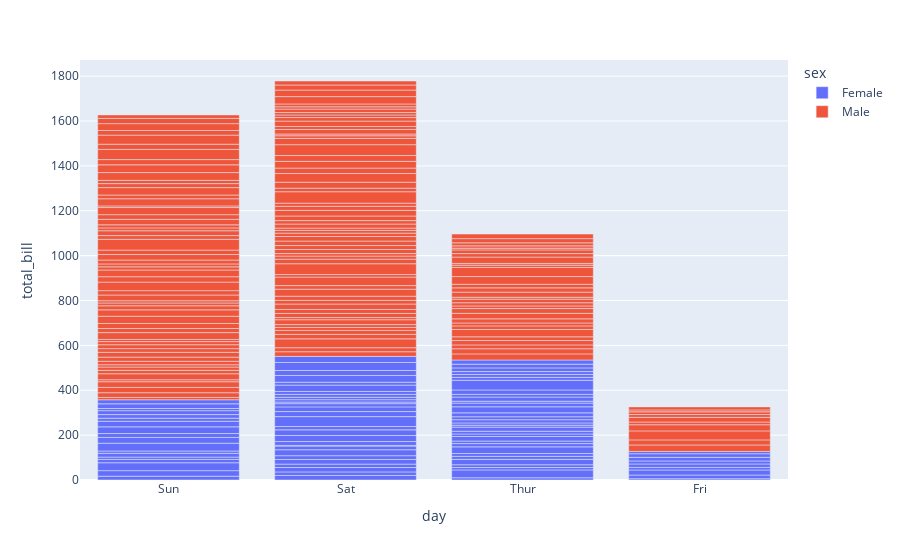

Write notebook code for a chart like this one.
### Code cell
df = px.data.tips()
px.bar(df, x='day', y='total_bill', color='sex')

### Figure 1 — Plotly figure (JSON) as saved in the notebook; plotly's stock layout.template omitted (floating-point values rounded to 4 significant figures; data arrays with more than 128 entries replaced by an {"elided": "..."} marker saying what was removed)
{"data": [{"hovertemplate": "sex=Female<br>day=%{x}<br>total_bill=%{y}<extra></extra>", "legendgroup": "Female", "marker": {"color": "#636efa", "pattern": {"shape": ""}}, "name": "Female", "orientation": "v", "showlegend": true, "textposition": "auto", "type": "bar", "x": ["Sun", "Sun", "Sun", "Sun", "Sun", "Sun", "Sat", "Sat", "Sat", "Sat", "Sat", "Sat", "Sun", "Sun", "Sat", "Sat", "Sat", "Sat", "Sat", "Sat", "Sat", "Thur", "Thur", "Fri", "Fri", "Fri", "Fri", "Fri", "Sat", "Sat", "Sat", "Sat", "Sat", "Sun", "Sun", "Thur", "Thur", "Thur", "Thur", "Thur", "Thur", "Thur", "Thur", "Thur", "Thur", "Thur", "Thur", "Thur", "Thur", "Thur", "Thur", "Thur", "Thur", "Thur", "Thur", "Thur", "Thur", "Sun", "Sun", "Sun", "Sun", "Sun", "Sat", "Sat", "Sun", "Sun", "Sun", "Thur", "Thur", "Thur", "Thur", "Thur", "Thur", "Thur", "Sat", "Sat", "Sat", "Sat", "Sat", "Fri", "Fri", "Fri", "Fri", "Sat", "Sat", "Sat", "Thur"], "xaxis": "x", "y": [16.99, 24.59, 35.26, 14.83, 10.33, 16.97, 20.29, 15.77, 19.65, 15.06, 20.69, 16.93, 10.29, 34.81, 26.41, 16.45, 3.07, 17.07, 26.86, 25.28, 14.73, 10.07, 34.83, 5.75, 16.32, 22.75, 11.35, 15.38, 44.3, 22.42, 20.92, 14.31, 7.25, 25.71, 17.31, 10.65, 12.43, 24.08, 13.42, 12.48, 29.8, 14.52, 11.38, 20.27, 11.17, 12.26, 18.26, 8.51, 10.33, 14.15, 13.16, 17.47, 27.05, 16.43, 8.35, 18.64, 11.87, 29.85, 25.0, 13.39, 16.21, 17.51, 10.59, 10.63, 9.6, 20.9, 18.15, 19.81, 43.11, 13.0, 12.74, 13.0, 16.4, 16.47, 12.76, 13.27, 28.17, 12.9, 30.14, 13.42, 15.98, 16.27, 10.09, 22.12, 35.83, 27.18, 18.78], "yaxis": "y"}, {"hovertemplate": "sex=Male<br>day=%{x}<br>total_bill=%{y}<extra></extra>", "legendgroup": "Male", "marker": {"color": "#EF553B", "pattern": {"shape": ""}}, "name": "Male", "orientation": "v", "showlegend": true, "textposition": "auto", "type": "bar", "x": {"elided": "157 str values"}, "xaxis": "x", "y": {"elided": "157 float values"}, "yaxis": "y"}], "layout": {"barmode": "relative", "legend": {"title": {"text": "sex"}, "tracegroupgap": 0}, "margin": {"t": 60}, "xaxis": {"anchor": "y", "domain": [0, 1], "title": {"text": "day"}}, "yaxis": {"anchor": "x", "domain": [0, 1], "title": {"text": "total_bill"}}}}
